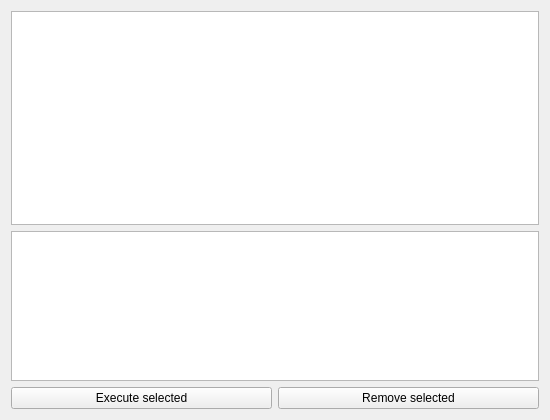
<?xml version="1.0" encoding="UTF-8"?>
<ui version="4.0">
 <class>QueryListForm</class>
 <widget class="QWidget" name="QueryListForm">
  <property name="geometry">
   <rect>
    <x>0</x>
    <y>0</y>
    <width>550</width>
    <height>420</height>
   </rect>
  </property>
  <property name="windowTitle">
   <string>Query list from table %1</string>
  </property>
  <property name="windowIcon">
   <iconset resource="../content.qrc">
    <normaloff>:/querylist/images/icons8_list.ico</normaloff>:/querylist/images/icons8_list.ico</iconset>
  </property>
  <layout class="QVBoxLayout" name="verticalLayout">
   <item>
    <widget class="QListWidget" name="QueryList"/>
   </item>
   <item>
    <widget class="QTextBrowser" name="QueryText">
     <property name="maximumSize">
      <size>
       <width>16777215</width>
       <height>150</height>
      </size>
     </property>
    </widget>
   </item>
   <item>
    <layout class="QHBoxLayout" name="horizontalLayout">
     <item>
      <widget class="QPushButton" name="ExecuteQueryButton">
       <property name="text">
        <string>Execute selected</string>
       </property>
       <property name="icon">
        <iconset resource="../content.qrc">
         <normaloff>:/querylist/images/icons8_start.ico</normaloff>:/querylist/images/icons8_start.ico</iconset>
       </property>
       <property name="iconSize">
        <size>
         <width>32</width>
         <height>32</height>
        </size>
       </property>
      </widget>
     </item>
     <item>
      <widget class="QPushButton" name="RemoveQueryButton">
       <property name="text">
        <string>Remove selected</string>
       </property>
       <property name="icon">
        <iconset resource="../content.qrc">
         <normaloff>:/window/images/icons8_remove.ico</normaloff>:/window/images/icons8_remove.ico</iconset>
       </property>
       <property name="iconSize">
        <size>
         <width>32</width>
         <height>32</height>
        </size>
       </property>
      </widget>
     </item>
    </layout>
   </item>
  </layout>
 </widget>
 <layoutdefault spacing="6" margin="11"/>
 <resources>
  <include location="../content.qrc"/>
 </resources>
 <connections/>
</ui>
